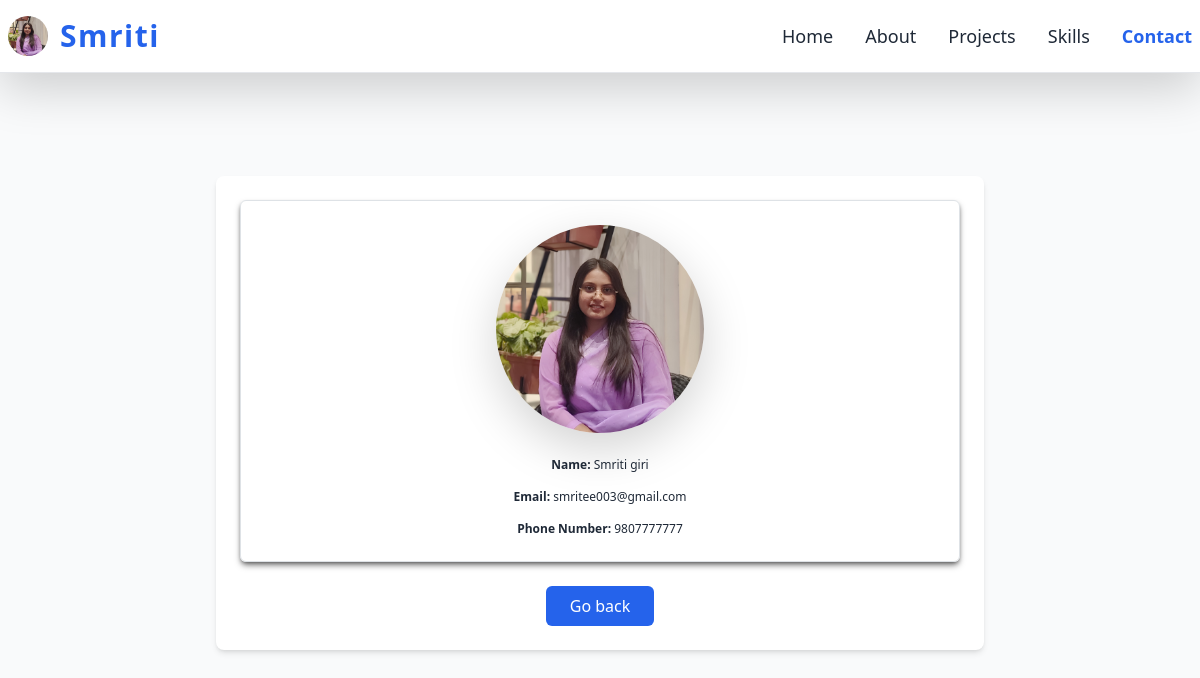
The app's page /employee/2/ with its own data.
### employee/models.py (models this page shows, shortened)
class Employee(models.Model):
    first_name = models.CharField(max_length=100)
    middle_name = models.CharField(max_length=100, blank=True)
    last_name = models.CharField(max_length=100)
    email = models.EmailField(max_length=100, unique=True)
    phone_number = models.CharField(max_length=12, blank=True)
    image = models.ImageField(upload_to='images')

### employee/views.py (the view)
# urls.py: path('<int:pk>/', views.employee_details, name='employee_details'),  #dynamic variable
def employee_details(request, pk):
    try:
        employee = Employee.objects.get(pk=pk)
        context = {
            'employee': employee
        }
        return render(request, 'employee_detail.html', context)
    except:
        raise Http404

### templates/employee_detail.html (shortened to what this page needs)
{% load static %}
<!DOCTYPE html>
<html lang="en">
<head>
  <link href="https://cdn.jsdelivr.net/npm/bootstrap@5.3.7/dist/css/bootstrap.min.css" rel="stylesheet">
  <script src="https://cdn.tailwindcss.com"></script>
  <link rel="stylesheet" href="https://cdnjs.cloudflare.com/ajax/libs/font-awesome/6.4.0/css/all.min.css" />
</head>
<body class="pt-24 bg-gray-50 text-gray-800">
  <header class="bg-white fixed top-0 w-full z-50 border-b border-gray-200 shadow-lg">
    <div class="max-w-7xl mx-auto px-2 py-3 flex justify-between items-center">
      <div class="flex items-center space-x-3">
        <img src="{% static 'image/django.png' %}" alt="Logo" class="w-10 h-10 rounded-full object-cover" />
        <h1 class="text-3xl font-bold text-blue-600 tracking-wider">Smriti</h1>
      </div>
      <nav class="hidden md:flex space-x-8 text-lg font-medium">
        <a href="#home" class="hover:text-blue-600 transition">Home</a>
        <a href="#about" class="hover:text-blue-600 transition">About</a>
        <a href="#projects" class="hover:text-blue-600 transition">Projects</a>
        <a href="#skills" class="hover:text-blue-600 transition">Skills</a>
        <a href="{% url 'contact' %}" class="hover:text-blue-600 transition font-semibold text-blue-600">Contact</a>
      </nav>
    </div>
  </header>
  <div class="max-w-3xl mx-auto mt-20 p-6 bg-white rounded-lg shadow-md">
    <div class="border rounded-md overflow-hidden shadow-md shadow-black/50 p-6 flex flex-col items-center text-center">
      <img src="{{ employee.image.url }}" alt="Employee Image" class="w-52 h-52 object-cover rounded-full shadow-lg mb-6" />
      <div class="text-xs font-medium space-y-4">
        <div>
          <span class="font-semibold">Name: </span>
          <span>{{ employee.first_name }} {{ employee.last_name }}</span>
        </div>
        <div>
          <span class="font-semibold">Email: </span>
          <span>{{ employee.email }}</span>
        </div>
        <div>
          <span class="font-semibold">Phone Number: </span>
          <span>{{ employee.phone_number }}</span>
        </div>
      </div>
    </div>
    <div class="text-center mt-6">
      <a href="{% url 'home' %}" class="inline-block bg-blue-600 text-white px-6 py-2 rounded hover:bg-blue-700 transition">
        Go back
      </a>
    </div>
  </div>
</body>
</html>

### records on screen
Employee: image (picture), first_name "Smriti", last_name "giri", email "smritee003@gmail.com", phone_number "9807777777"
